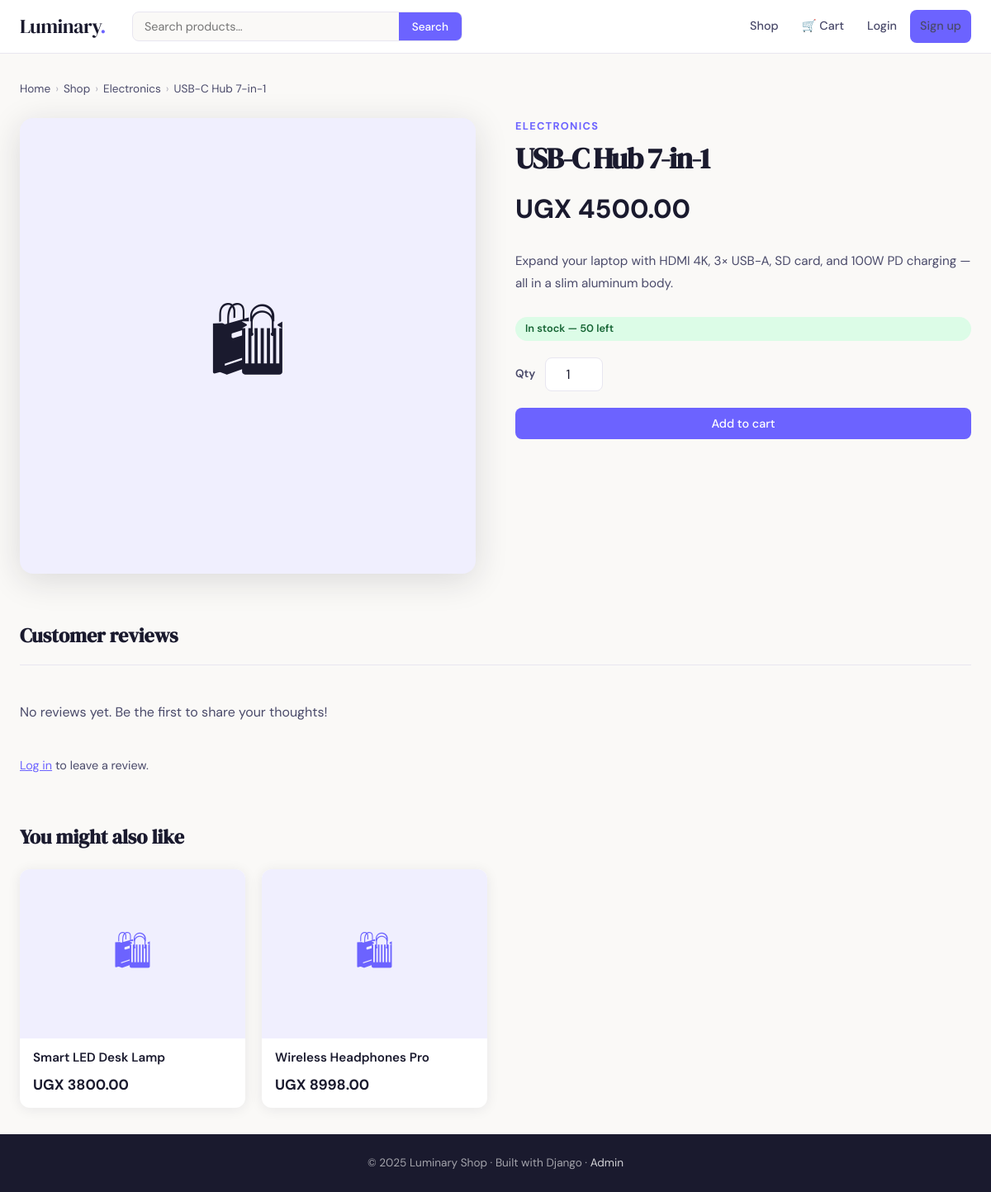
Page /products/usb-c-hub-7in1/ on the committed database.
### store/models.py (models this page shows, shortened)
class Product(models.Model):
    category = models.ForeignKey(Category, on_delete=models.CASCADE, related_name='products')
    name = models.CharField(max_length=200)
    slug = models.SlugField(unique=True)
    description = models.TextField()
    price = models.DecimalField(max_digits=10, decimal_places=2)
    original_price = models.DecimalField(max_digits=10, decimal_places=2, null=True, blank=True)
    image = models.ImageField(upload_to='products/', blank=True, null=True)
    stock = models.PositiveIntegerField(default=0)
    is_featured = models.BooleanField(default=False)
    is_active = models.BooleanField(default=True)
    created_at = models.DateTimeField(auto_now_add=True)
    updated_at = models.DateTimeField(auto_now=True)
    class Meta:
        ordering = ['-created_at']
    def get_absolute_url(self):
        return reverse('store:product_detail', kwargs={'slug': self.slug})
    @property
    def in_stock(self):
        return self.stock > 0

class Category(models.Model):
    name = models.CharField(max_length=100)
    slug = models.SlugField(unique=True)
    description = models.TextField(blank=True)
    created_at = models.DateTimeField(auto_now_add=True)
    class Meta:
        verbose_name_plural = 'Categories'
        ordering = ['name']
    def get_absolute_url(self):
        return reverse('store:category', kwargs={'slug': self.slug})

### store/views.py (the view, shortened to what this page needs)
# urls.py: path('products/<slug:slug>/', views.product_detail, name='product_detail'),
def product_detail(request, slug):
    product = get_object_or_404(Product, slug=slug, is_active=True)
    reviews = product.reviews.select_related('user')
    avg_rating = reviews.aggregate(Avg('rating'))['rating__avg']
    related = Product.objects.filter(
        category=product.category, is_active=True
    ).exclude(pk=product.pk)[:4]
    review_form = None
    user_review = None
    if request.user.is_authenticated:
        user_review = reviews.filter(user=request.user).first()
        if not user_review:
            review_form = ReviewForm()
    return render(request, 'store/product_detail.html', {
        'product': product,
        'reviews': reviews,
        'avg_rating': avg_rating,
        'related': related,
        'review_form': review_form,
        'user_review': user_review,
    })

### store/context_processors.py (called while the page is built)
def cart_count(request):
    count = 0
    try:
        if request.user.is_authenticated:
            cart = Cart.objects.filter(user=request.user).first()
        else:
            sk = request.session.session_key
            cart = Cart.objects.filter(session_key=sk).first() if sk else None
        if cart:
            count = cart.item_count
    except Exception:
        pass
    return {'cart_count': count}

### store/templates/store/product_detail.html (shortened to what this page needs)
{% extends "store/base.html" %}
{% block content %}
<div class="breadcrumb">
  <a href="{% url 'store:home' %}">Home</a>
  <span class="breadcrumb-sep">›</span>
  <a href="{% url 'store:product_list' %}">Shop</a>
  <span class="breadcrumb-sep">›</span>
  <a href="{{ product.category.get_absolute_url }}">{{ product.category.name }}</a>
  <span class="breadcrumb-sep">›</span>
  <span>{{ product.name }}</span>
</div>
<div class="product-layout">
  <div class="product-image">
    {% if product.image %}
      <img src="{{ product.image.url }}" alt="{{ product.name }}">
    {% else %}🛍{% endif %}
  </div>
  <div class="product-info">
    <div class="product-category-tag">{{ product.category.name }}</div>
    <h1>{{ product.name }}</h1>
    <div class="product-price-block">
      <span class="product-price">UGX {{ product.price }}</span>
    </div>
    <p class="product-desc">{{ product.description }}</p>
    {% if product.in_stock %}
      <span class="stock-badge">In stock — {{ product.stock }} left</span>
    {% else %}
      <span class="stock-badge out">Out of stock</span>
    {% endif %}
    {% if product.in_stock %}
    <form method="post" action="{% url 'store:cart_add' product.id %}">
      <div class="qty-row">
        <label style="font-size:.85rem;font-weight:600;color:var(--ink-light)">Qty</label>
        <input type="number" name="quantity" value="1" min="1" max="{{ product.stock }}" class="qty-input">
      </div>
      <button type="submit" class="btn-primary" style="width:100%;justify-content:center">
        Add to cart
      </button>
    </form>
    {% else %}
      <button class="btn-primary" disabled style="width:100%;justify-content:center;opacity:.45;cursor:not-allowed">
        Out of stock
      </button>
    {% endif %}
  </div>
</div>
<div class="reviews-section">
  <div class="reviews-header">
    <h2>Customer reviews{% if reviews %} ({{ reviews|length }}){% endif %}</h2>
  </div>
  {% if reviews %}
    {% for review in reviews %}
    <div class="review-card">
      <div class="review-meta">
        <span class="review-author">{{ review.user.username }} <span class="stars" style="font-size:.85rem">{% for i in "12345" %}{% if forloop.counter <= review.rating %}★{% else %}☆{% endif %}{% endfor %}</span></span>
        <span class="review-date">{{ review.created_at|date:"N j, Y" }}</span>
      </div>
      <p class="review-body">{{ review.comment }}</p>
    </div>
    {% endfor %}
  {% else %}
    <p style="color:var(--ink-light);padding:20px 0">No reviews yet. Be the first to share your thoughts!</p>
  {% endif %}
  {% if review_form %}
  <div class="add-review">
    <h3>Leave a review</h3>
    <form method="post">
      {% csrf_token %}
      <div class="form-group">
        <label>Your rating</label>
        <div class="star-radio">
          {% for choice in review_form.rating %}{{ choice }}{% endfor %}
        </div>
      </div>
      <div class="form-group">
        <label>Your thoughts</label>
        {{ review_form.comment }}
      </div>
      <button type="submit" class="btn-primary">Submit review</button>
    </form>
  </div>
  {% elif user_review %}
    <p style="margin-top:20px;color:var(--ink-light);font-size:.9rem">✓ You've reviewed this product.</p>
  {% elif not user.is_authenticated %}
    <p style="margin-top:20px;color:var(--ink-light);font-size:.9rem">
      <a href="{% url 'store:login' %}?next={{ request.path }}" style="color:var(--accent)">Log in</a> to leave a review.
    </p>
  {% endif %}
</div>
{% if related %}
<div class="related-section">
  <h2>You might also like</h2>
  <div class="product-grid">
    {% for p in related %}
      <a href="{{ p.get_absolute_url }}" class="product-card">
        <div class="product-card-img">
          {% if p.image %}<img src="{{ p.image.url }}" alt="{{ p.name }}">{% else %}🛍{% endif %}
        </div>
        <div class="product-card-body">
          <div class="product-card-name">{{ p.name }}</div>
          <div class="product-card-price">
            <span class="price-current">UGX {{ p.price }}</span>
          </div>
        </div>
      </a>
    {% endfor %}
  </div>
</div>
{% endif %}
{% endblock %}

### store/templates/store/base.html (shortened to what this page needs)
<!DOCTYPE html>
<html lang="en">
<head>
</head>
<body>
<nav>
  <div class="nav-inner">
    <a href="{% url 'store:home' %}" class="nav-logo">Luminary<span>.</span></a>
    <div class="nav-search">
      <form method="get" action="{% url 'store:product_list' %}">
        <input type="text" name="q" placeholder="Search products…" value="{{ request.GET.q }}">
        <button type="submit">Search</button>
      </form>
    </div>
    <div class="nav-links">
      <a href="{% url 'store:product_list' %}">Shop</a>
      <a href="{% url 'store:cart' %}" class="cart-link">
        🛒 Cart
      </a>
      {% if user.is_authenticated %}
        <a href="{% url 'store:profile' %}">{{ user.username }}</a>
        <a href="{% url 'store:order_list' %}">Orders</a>
        <a href="{% url 'store:logout' %}">Logout</a>
      {% else %}
        <a href="{% url 'store:login' %}">Login</a>
        <a href="{% url 'store:register' %}" class="btn-primary">Sign up</a>
      {% endif %}
    </div>
  </div>
</nav>
<main>
  {% block content %}{% endblock %}
</main>
<footer>
  <p>© 2025 Luminary Shop · Built with Django · <a href="/admin/">Admin</a></p>
</footer>
</body>
</html>

### store/templates/store/base.html (style rules this page uses)
*, *::before, *::after { box-sizing: border-box; margin: 0; padding: 0; }
:root { --ink: #1a1a2e; --ink-light: #4a4a6a; --accent: #6c63ff; --accent-light: #f0effe; --cream: #faf9f7; --white: #ffffff; --border: #e8e6f0; --success: #22c55e; --danger: #ef4444; --warning: #f59e0b; --radius: 12px; --shadow: 0 2px 16px rgba(26,26,46,.08); --shadow-lg: 0 8px 40px rgba(26,26,46,.14); }
body { font-family: 'DM Sans', sans-serif; background: var(--cream); color: var(--ink); line-height: 1.6; min-height: 100vh; display: flex; flex-direction: column; }
nav { background: var(--white); border-bottom: 1px solid var(--border); position: sticky; top: 0; z-index: 100; }
.nav-inner { max-width: 1200px; margin: 0 auto; padding: 0 24px; height: 64px; display: flex; align-items: center; gap: 32px; }
.nav-logo { font-family: 'DM Serif Display', serif; font-size: 1.5rem; color: var(--ink); text-decoration: none; letter-spacing: -.5px; }
.nav-logo span { color: var(--accent); }
.nav-search { flex: 1; max-width: 400px; }
.nav-search form { display: flex; border: 1.5px solid var(--border); border-radius: 8px; overflow: hidden; background: var(--cream); }
.nav-search input { flex: 1; border: none; background: transparent; padding: 8px 14px; font-family: inherit; font-size: .9rem; outline: none; color: var(--ink); }
.nav-search button { border: none; background: var(--accent); color: #fff; padding: 8px 16px; cursor: pointer; font-size: .85rem; font-family: inherit; font-weight: 500; transition: opacity .15s; }
.nav-links { display: flex; align-items: center; gap: 4px; margin-left: auto; }
.nav-links a { color: var(--ink-light); text-decoration: none; padding: 8px 12px; border-radius: 8px; font-size: .9rem; font-weight: 500; transition: background .15s, color .15s; }
.cart-link { position: relative; display: flex; align-items: center; gap: 6px; }
.btn-primary { background: var(--accent); color: #fff; border: none; padding: 10px 20px; border-radius: 8px; font-family: inherit; font-size: .9rem; font-weight: 500; cursor: pointer; text-decoration: none; display: inline-flex; align-items: center; gap: 6px; transition: opacity .15s, transform .1s; }
main { flex: 1; max-width: 1200px; margin: 0 auto; padding: 32px 24px; width: 100%; }
footer { background: var(--ink); color: rgba(255,255,255,.6); text-align: center; padding: 24px; font-size: .85rem; margin-top: auto; }
footer a { color: rgba(255,255,255,.8); text-decoration: none; }
.product-grid { display: grid; grid-template-columns: repeat(auto-fill, minmax(220px, 1fr)); gap: 20px; }
.product-card { background: var(--white); border-radius: var(--radius); overflow: hidden; box-shadow: var(--shadow); transition: transform .2s, box-shadow .2s; text-decoration: none; color: inherit; display: block; }
.product-card-img { width: 100%; aspect-ratio: 4/3; object-fit: cover; background: var(--accent-light); display: flex; align-items: center; justify-content: center; color: var(--accent); font-size: 3rem; }
.product-card-body { padding: 14px 16px; }
.product-card-name { font-size: .95rem; font-weight: 600; margin-bottom: 8px; line-height: 1.3; }
.product-card-price { display: flex; align-items: center; gap: 8px; }
.price-current { font-size: 1.1rem; font-weight: 700; color: var(--ink); }
.breadcrumb { display: flex; gap: 6px; align-items: center; font-size: .85rem; color: var(--ink-light); margin-bottom: 24px; }
.breadcrumb a { color: var(--ink-light); text-decoration: none; }
.breadcrumb-sep { opacity: .4; }

### rows in the picture
Product: category.name "Electronics", name "USB-C Hub 7-in-1", category.name "ELECTRONICS", price "4500.00", description "Expand your laptop with HDMI 4K, 3× USB-A, SD card, and 100W PD charging — all in a slim aluminum body.", stock "50"
Product: name "Smart LED Desk Lamp", price "3800.00"
Product: name "Wireless Headphones Pro", price "8998.00"
